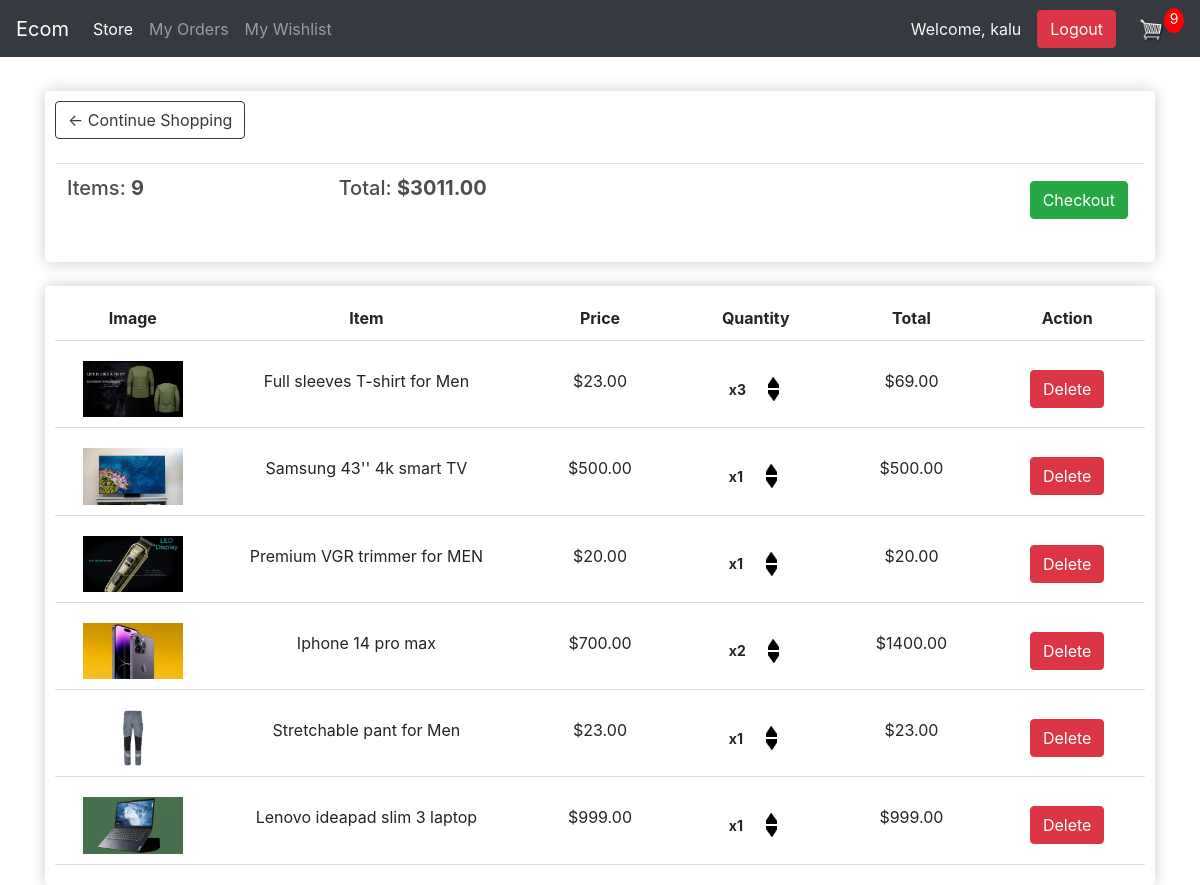
/cart/ (signed in), run on an earlier commit of the app's database.
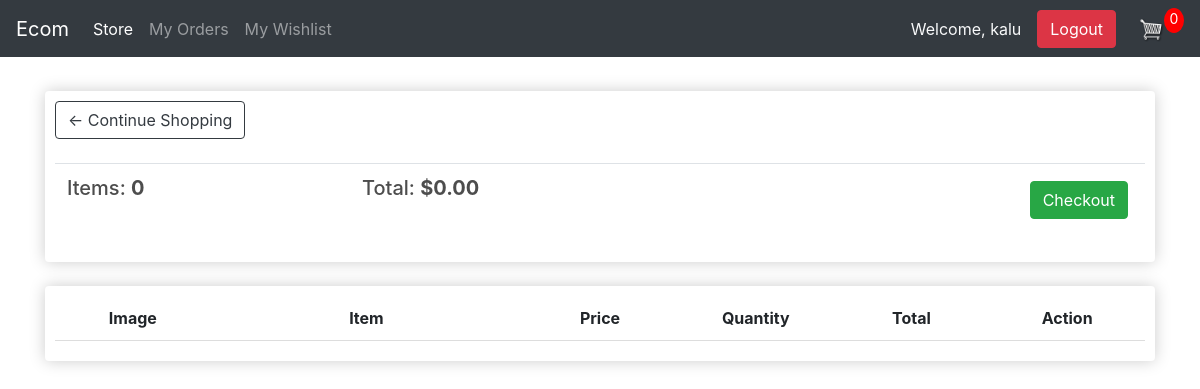
And on a later commit of the database.
### store/models.py (models this page shows, shortened)
class Order(models.Model):
    customer = models.ForeignKey(Customer, on_delete=models.SET_NULL, null=True, blank=True)
    date_ordered = models.DateTimeField(auto_now_add=True)
    complete = models.BooleanField(default=False)
    transaction_id = models.CharField(max_length=100, null=True)
    @property
    def get_cart_total(self):
        order_items = self.orderitem_set.all()
        return sum([item.get_total for item in order_items])
    @property
    def get_cart_items(self):
        order_items = self.orderitem_set.all()
        return sum([item.quantity for item in order_items])

class OrderItem(models.Model):
	product = models.ForeignKey(Product, on_delete=models.SET_NULL, null=True)
	order = models.ForeignKey(Order, on_delete=models.SET_NULL, null=True)
	quantity = models.IntegerField(default=0, null=True, blank=True)
	date_added = models.DateTimeField(auto_now_add=True)
	@property
	def get_total(self):
		total = self.product.price * self.quantity
		return total

class Product(models.Model):
    name = models.CharField(max_length=200)
    price = models.DecimalField(max_digits=10, decimal_places=2)
    digital = models.BooleanField(default=False, null=True, blank=True)
    category = models.ForeignKey(Category, on_delete=models.SET_NULL, null=True, blank=True)
    image = models.ImageField(null=True, blank=True, upload_to='products/')  # Add image field
    @property
    def imageURL(self):
        if self.image and hasattr(self.image, 'url'):
            return self.image.url
        else:
            return '/static/store/images/blank.jpg'  # Return a default image URL

### store/views.py (the view)
# urls.py: path('cart/', views.cart, name="cart"),
def cart(request):
    if request.user.is_authenticated:
        customer, created = Customer.objects.get_or_create(user=request.user)
        order, created = Order.objects.get_or_create(customer=customer, complete=False)
        items = order.orderitem_set.all()
        cart_total = order.get_cart_items  # Total items in the cart
    else:
        items = []
        order = {'get_cart_total': 0, 'get_cart_items': 0}
        cart_total = 0
    context = {'items': items, 'order': order, 'cart_total': cart_total}
    return render(request, 'store/cart.html', context)

### store/templates/store/cart.html
{% extends 'store/main.html' %}
{% load static %}
{% block content %}
    <div class="row">
        <div class="col-lg-12">
            <div class="box-element">
                <a class="btn btn-outline-dark" href="{% url 'store' %}">&#x2190; Continue Shopping</a>
                <br><br>
                <table class="table">
                    <tr>
                        <th><h5>Items: <strong>{{ order.get_cart_items }}</strong></h5></th>
                        <th><h5>Total: <strong>${{ order.get_cart_total|floatformat:2 }}</strong></h5></th>
                        <th>
                            <a style="float:right; margin:5px;" class="btn btn-success" href="{% url 'checkout' %}">Checkout</a>
                        </th>
                    </tr>
                </table>
            </div>
            <br>
            <div class="box-element">
                <div class="cart-row">
                    <div style="flex:1"><strong>Image</strong></div>
                    <div style="flex:2"><strong>Item</strong></div>
                    <div style="flex:1"><strong>Price</strong></div>
                    <div style="flex:1"><strong>Quantity</strong></div>
                    <div style="flex:1"><strong>Total</strong></div>
                    <div style="flex:1"><strong>Action</strong></div>
                </div>
                {% for item in items %}
                <div class="cart-row">
                    <div style="flex:1">
                        <img class="row-image" src="{{ item.product.imageURL }}" alt="{{ item.product.name }}">
                    </div>
                    <div style="flex:2"><p>{{ item.product.name }}</p></div>
                    <div style="flex:1"><p>${{ item.product.price|floatformat:2 }}</p></div>
                    <div style="flex:1">
                        <div class="quantity">
                            <p>x{{ item.quantity }}</p>
                            <div class="quantity-controls">
                                <img class="chg-quantity" src="{% static 'images/arrow-up.png' %}" data-action="increment" data-item-id="{{ item.id }}">
                                <img class="chg-quantity" src="{% static 'images/arrow-down.png' %}" data-action="decrement" data-item-id="{{ item.id }}">
                            </div>
                        </div>
                    </div>
                    <div style="flex:1"><p>${{ item.get_total|floatformat:2 }}</p></div>
                    <div style="flex:1">
                        <button class="btn btn-danger delete-btn" data-item-id="{{ item.id }}">Delete</button>
                    </div>
                </div>
                {% endfor %}
            </div>
        </div>
    </div>
{% endblock content %}

### store/templates/store/main.html (shortened to what this page needs)
<!DOCTYPE html>
{% load static %}
<html lang="en">
<head>
    <link rel="stylesheet" type="text/css" href="{% static 'css/style.css' %}">
    <link rel="stylesheet" href="https://stackpath.bootstrapcdn.com/bootstrap/4.4.1/css/bootstrap.min.css">
</head>
<body>
  <nav class="navbar navbar-expand-lg navbar-dark bg-dark">
    <a class="navbar-brand" href="{% url 'store' %}">Ecom</a>
    <div class="collapse navbar-collapse" id="navbarSupportedContent">
        <ul class="navbar-nav mr-auto">
            <li class="nav-item active">
                <a class="nav-link" href="{% url 'store' %}">Store <span class="sr-only">(current)</span></a>
            </li>
            <li class="nav-item">
                <a class="nav-link" href="{% url 'my_orders' %}">My Orders</a>
            </li>
            <li class="nav-item">
                <a class="nav-link" href="{% url 'wishlist' %}">My Wishlist</a>
            </li>
        </ul>
        <div class="form-inline my-2 my-lg-0">
            {% if user.is_authenticated %}
                <span class="navbar-text text-light mr-3">Welcome, {{ user.username }}</span>
                <form method="POST" action="{% url 'logout' %}" style="display: inline;">
                    <button type="submit" class="btn btn-danger mr-2">Logout</button>
                </form>
            {% else %}
                <a href="{% url 'login' %}" class="btn btn-warning mr-2">Login</a>
                <a href="{% url 'register' %}" class="btn btn-success mr-2">Register</a>
            {% endif %}
            <a href="{% url 'cart' %}">
                <img id="cart-icon" src="{% static 'images/cart.png' %}">
            </a>
            <p id="cart-total">{{ order.get_cart_items }}</p>
        </div>
    </div>
</nav>
     <div class="container">
            <br>
            {% block content %}
            {% endblock content %}
         </div>
</body>
</html>

What changed in the data, as far as the page shows it:
no longer on this page (row edited): Order: get_cart_items "9", get_cart_total "3011.00"
removed OrderItem: product.imageURL (picture), product.name "Full sleeves T-shirt for Men", product.price "23.00", quantity "3", get_total "69.00"
removed OrderItem: product.imageURL (picture), product.name "Samsung 43'' 4k smart TV", product.price "500.00", quantity "1", get_total "500.00"
removed OrderItem: product.imageURL (picture), product.name "Premium VGR trimmer for MEN", product.price "20.00", quantity "1", get_total "20.00"
removed OrderItem: product.imageURL (picture), product.name "Iphone 14 pro max", product.price "700.00", quantity "2", get_total "1400.00"
removed OrderItem: product.imageURL (picture), product.name "Stretchable pant for Men", product.price "23.00", quantity "1", get_total "23.00"
removed OrderItem: product.imageURL (picture), product.name "Lenovo ideapad slim 3 laptop", product.price "999.00", quantity "1", get_total "999.00"
added Order: get_cart_items "0", get_cart_total "0.00"
